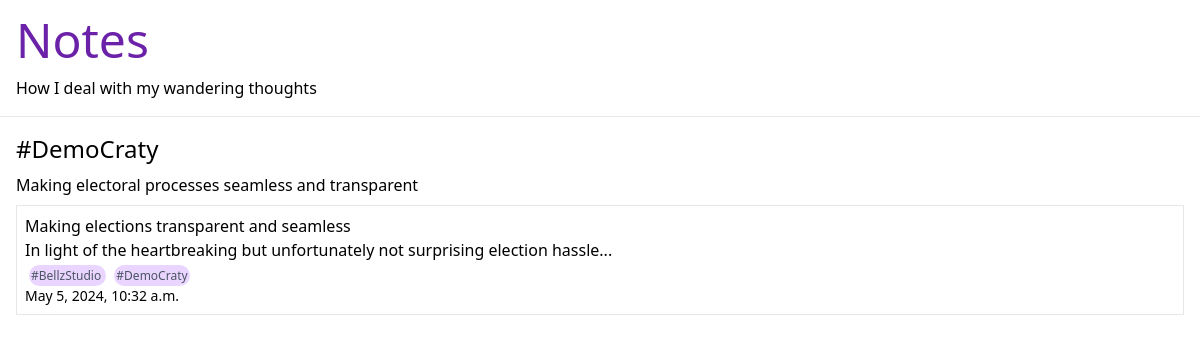
The app's page /notes/idea-tags/a207fed3-b649-43fc-bad6-603cf5382dda/ with its own data.
### notes/models.py (models this page shows, shortened)
class IdeaTag(models.Model):
    id = models.UUIDField(primary_key=True, default=uuid.uuid4, editable=False)
    name = models.CharField(max_length=150)
    description = models.TextField(null=True, blank=True)
    def my_notes(self):
        return self.on_notes.all()

class Note(models.Model):
    id = models.UUIDField(primary_key=True, default=uuid.uuid4, editable=False)
    title = models.CharField(max_length=120)
    text = models.TextField(null=False, blank=False)
    tags = models.ManyToManyField(IdeaTag, related_name='on_notes')
    written_at = models.DateTimeField(auto_now_add=True)

### notes/views.py (the view)
# urls.py: path("idea-tags/<uuid:id>/", IdeaNotes, name="notes-by-idea"),
def IdeaNotes(request, id):
    try:
        idea = IdeaTag.objects.get(id=id)
    except:
        idea = IdeaTag.objects.none()
    idea_notes = idea.my_notes()
    return render(request, 'notes/idea-notes.html', {'idea': idea, 'idea_notes': idea_notes})

### notes/templates/notes/idea-notes.html
{% load static %}
<!DOCTYPE html>
<html>
    <head>
        <link rel="stylesheet" href="{% static 'styles/output.css' %}">
    </head>
    <body class="">
        <div class="p-2 md:p-4 space-y-3 border-b">
            <h1 class="text-5xl text-purple-800 font-medium">
                <a href="/notes">Notes</a>
            </h1>
            <p> How I deal with my wandering thoughts</p>
        </div>
        <div id="notes-container" class="space-y-2 p-2 md:p-4">
            <h1 class="text-2xl font-medium">
                {{idea.name}}
            </h1>
            <p class="">
                {{idea.description}}
            </p>
            {% for note in idea_notes %}
                <div class="p-2 border mt-5">
                    <h1 class="font-medium">
                        {{note.title}}
                    </h1>
                    <p class="">
                        {{note.text}}
                    </p>
                    <p class="">
                        {% for tag in note.tags.values %}
                            <span
                                class="mx-1 rounded-full bg-purple-200 text-xs p-[2px] text-gray-600">
                                {{tag.name}}
                            </span>
                        {% endfor %}
                    </p>
                    <p class="text-sm">
                        {{ note.written_at}}
                    </p>
                </div>
            {% endfor %}
        </div>
    </body>
</html>

### records on screen
IdeaTag: name "#DemoCraty", description "Making electoral processes seamless and transparent"
Note: title "Making elections transparent and seamless", text "In light of the heartbreaking but unfortunately not surprising election hassle...", written_at "May 5, 2024, 10:32 a.m."
IdeaTag: name "#BellzStudio"
